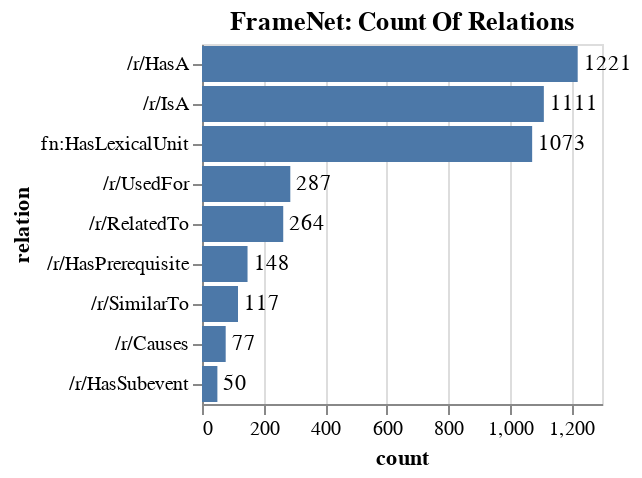

Here is the notebook cell this chart was saved with:
### Code cell
bar_chart(datasets[4], 'count', 'relation', title= "FrameNet: Count Of Relations", width=200)

### Figure 1 — Vega-Lite specification as saved in the notebook (floating-point values rounded to 4 significant figures)
{"config": {"view": {"continuousWidth": 400, "continuousHeight": 300}}, "layer": [{"mark": "bar", "encoding": {"x": {"type": "quantitative", "field": "count"}, "y": {"type": "nominal", "field": "relation", "sort": "-x"}}, "title": "FrameNet: Count Of Relations", "width": 200}, {"mark": {"type": "text", "align": "left", "baseline": "middle", "dx": 3}, "encoding": {"text": {"type": "quantitative", "field": "count"}, "x": {"type": "quantitative", "field": "count"}, "y": {"type": "nominal", "field": "relation", "sort": "-x"}}, "title": "FrameNet: Count Of Relations", "width": 200}], "data": {"name": "data-eaa5b730914dfb44e36031b5be8b5f2d"}, "$schema": "https://vega.github.io/schema/vega-lite/v4.8.1.json", "datasets": {"data-eaa5b730914dfb44e36031b5be8b5f2d": [{"relation": "/r/HasA", "count": 1221}, {"relation": "/r/IsA", "count": 1111}, {"relation": "fn:HasLexicalUnit", "count": 1073}, {"relation": "/r/UsedFor", "count": 287}, {"relation": "/r/RelatedTo", "count": 264}, {"relation": "/r/HasPrerequisite", "count": 148}, {"relation": "/r/SimilarTo", "count": 117}, {"relation": "/r/Causes", "count": 77}, {"relation": "/r/HasSubevent", "count": 50}]}}
